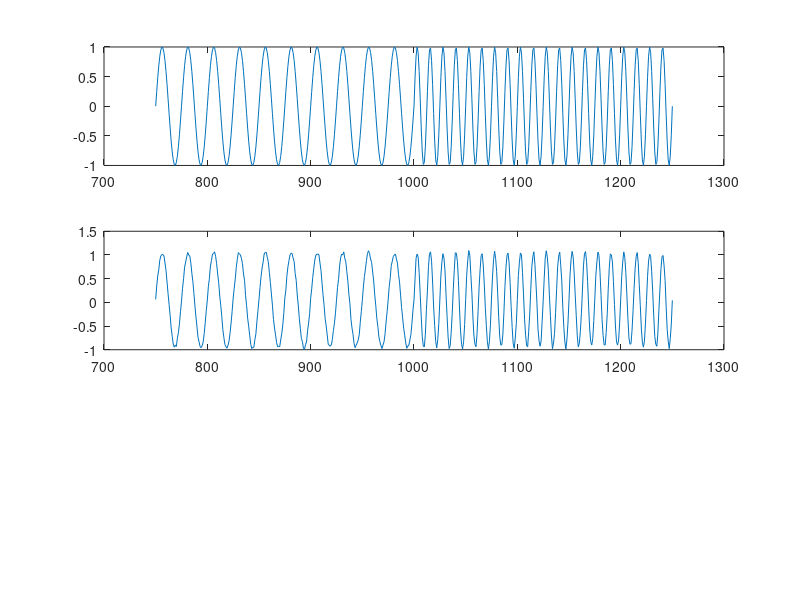

Here is the MATLAB script that generated this plot: (Note: this script raises an error after producing the figure.)
M = 10;
lambda = (M-1)/M;
h = (1-lambda)*lambda.^(0:99);
% Gaussian Noise
sigma2 = 0.1;
noise = sigma2 * rand(1, 2000);
% signals
x1 = sin(2*pi*40*(1:1000)/1000);
x2 = sin(2*pi*80*(1:1000)/1000);
x = [x1 x2];
xNoisy = noise + x;
% plot x, xNoisy
subn = 750:1250;
subplot(3, 1, 1);
ylabel('x'); plot(subn, x(subn));
subplot(3, 1, 2);
ylabel('xNoisy'); plot(subn, xNoisy(subn));
% apply the leaky integrator to the noisy signal
y = conv(xNoisy, h, 'vaild');
subplot(3, 1, 3);
ylabel('y'); plot(subn, y(subn));